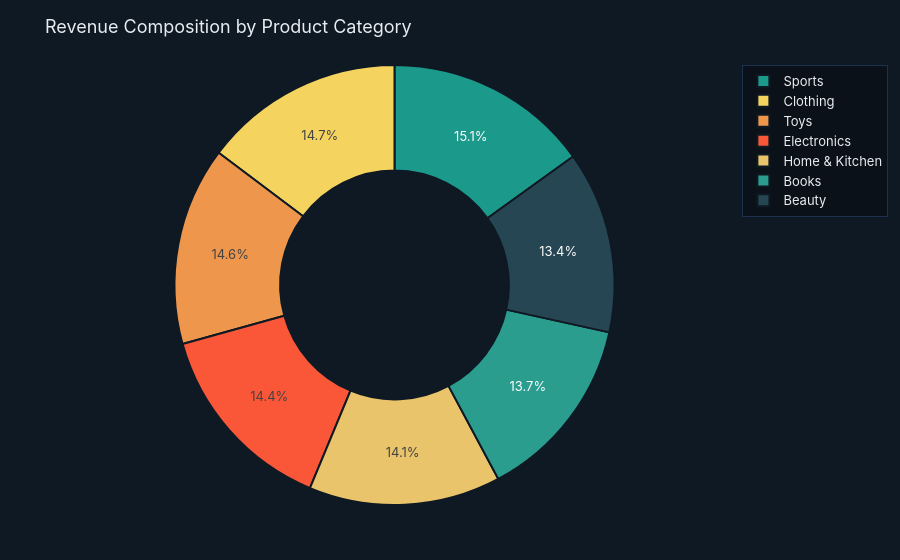
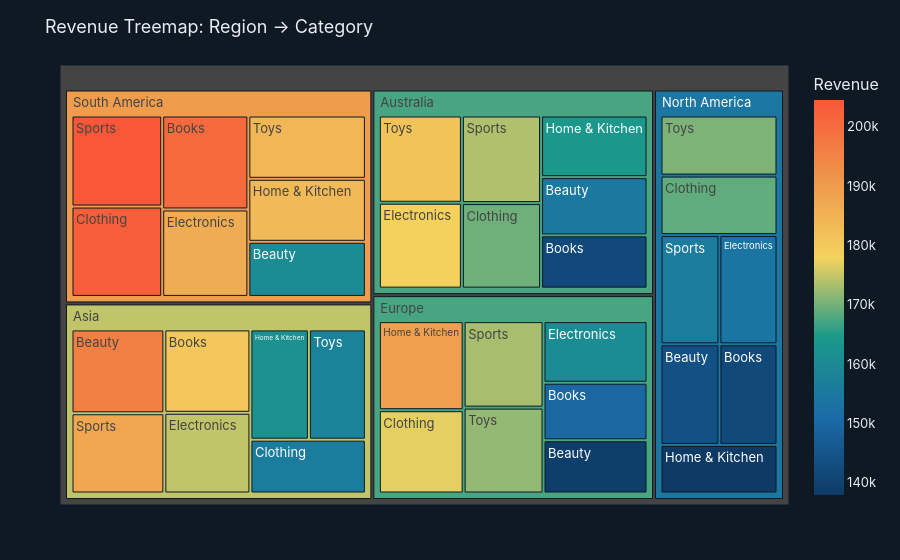
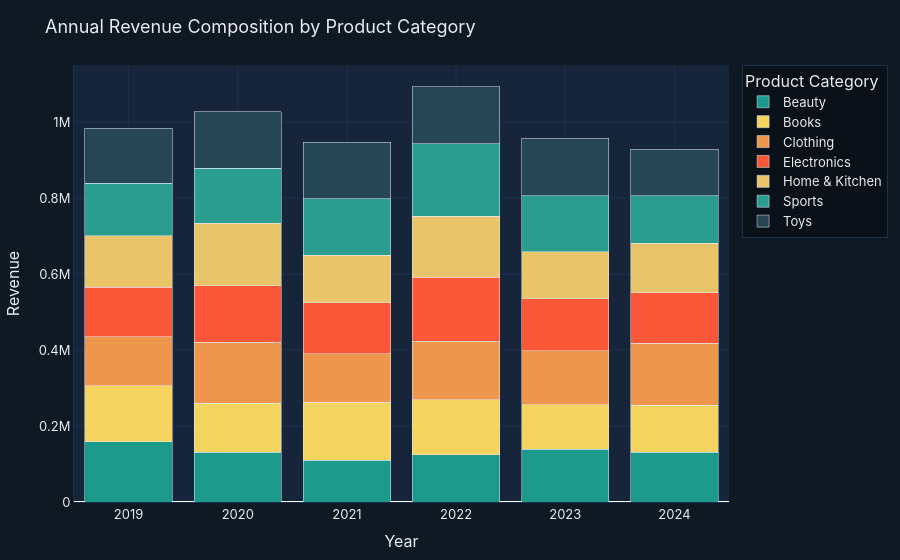

The notebook cell these images were saved under, in order:
### Code cell
# ═══ PAGE 3: DATA COMPOSITION ══════════════════════════════════════════════════
# Donut — Revenue by Category
cat_rev = df.groupby("Product Category")["Revenue"].sum().reset_index().sort_values("Revenue", ascending=False)
fig = go.Figure(go.Pie(labels=cat_rev["Product Category"], values=cat_rev["Revenue"],
                        hole=0.52, marker=dict(colors=CAT_COLORS[:len(cat_rev)],
                        line=dict(color=PALETTE["bg"], width=2))))
L(fig, "Revenue Composition by Product Category")
fig.show()

# Treemap — Region → Category
region_cat = df.groupby(["Region","Product Category"])["Revenue"].sum().reset_index()
fig2 = px.treemap(region_cat, path=["Region","Product Category"],
                   values="Revenue", color="Revenue", color_continuous_scale=SEQ_COLORS,
                   title="Revenue Treemap: Region → Category")
L(fig2, "Revenue Treemap: Region → Category")
fig2.show()

# Stacked Bar — Annual Revenue by Category
yr_cat = df.groupby(["Year","Product Category"])["Revenue"].sum().reset_index()
fig3 = px.bar(yr_cat, x="Year", y="Revenue", color="Product Category",
               barmode="stack", color_discrete_sequence=CAT_COLORS)
L(fig3, "Annual Revenue Composition by Product Category")
fig3.show()

### Figure 1 — Plotly figure (JSON) as saved in the notebook; plotly's stock layout.template omitted (floating-point values rounded to 4 significant figures)
{"data": [{"hole": 0.52, "labels": ["Sports", "Clothing", "Toys", "Electronics", "Home & Kitchen", "Books", "Beauty"], "marker": {"colors": ["#1B998B", "#F4D35E", "#EE964B", "#F95738", "#E9C46A", "#2A9D8F", "#264653"], "line": {"color": "#0F1924", "width": 2}}, "type": "pie", "values": [894800.0, 874700.0, 866100.0, 854300.0, 837100.0, 814600.0, 794100.0]}], "layout": {"font": {"color": "#E8EDF2", "family": "Inter, Arial, sans-serif", "size": 13}, "legend": {"bgcolor": "rgba(0,0,0,.3)", "bordercolor": "#1E3050", "borderwidth": 1}, "margin": {"b": 55, "l": 60, "r": 40, "t": 65}, "paper_bgcolor": "#0F1924", "plot_bgcolor": "#16253A", "title": {"text": "Revenue Composition by Product Category"}, "xaxis": {"gridcolor": "#1E3050", "linecolor": "#1E3050"}, "yaxis": {"gridcolor": "#1E3050", "linecolor": "#1E3050"}}}

### Figure 2 — Plotly figure (JSON) as saved in the notebook; plotly's stock layout.template omitted (floating-point values rounded to 4 significant figures)
{"data": [{"branchvalues": "total", "customdata": [[195900.0], [180600.0], [156300.0], [174800.0], [162300.0], [187400.0], [158000.0], [155200.0], [142000.0], [169600.0], [178600.0], [164300.0], [173700.0], [181400.0], [138800.0], [149900.0], [177000.0], [160600.0], [189200.0], [173100.0], [171900.0], [143900.0], [141800.0], [168900.0], [154000.0], [137900.0], [156100.0], [170600.0], [160300.0], [200400.0], [202900.0], [186500.0], [183300.0], [204500.0], [184200.0], [174800.0], [167400.0], [167300.0], [154200.0], [190000.0]], "domain": {"x": [0, 1], "y": [0, 1]}, "hovertemplate": "labels=%{label}<br>Revenue_sum=%{value}<br>parent=%{parent}<br>id=%{id}<br>Revenue=%{color}<extra></extra>", "ids": ["Asia/Beauty", "Asia/Books", "Asia/Clothing", "Asia/Electronics", "Asia/Home & Kitchen", "Asia/Sports", "Asia/Toys", "Australia/Beauty", "Australia/Books", "Australia/Clothing", "Australia/Electronics", "Australia/Home & Kitchen", "Australia/Sports", "Australia/Toys", "Europe/Beauty", "Europe/Books", "Europe/Clothing", "Europe/Electronics", "Europe/Home & Kitchen", "Europe/Sports", "Europe/Toys", "North America/Beauty", "North America/Books", "North America/Clothing", "North America/Electronics", "North America/Home & Kitchen", "North America/Sports", "North America/Toys", "South America/Beauty", "South America/Books", "South America/Clothing", "South America/Electronics", "South America/Home & Kitchen", "South America/Sports", "South America/Toys", "Asia", "Australia", "Europe", "North America", "South America"], "labels": ["Beauty", "Books", "Clothing", "Electronics", "Home & Kitchen", "Sports", "Toys", "Beauty", "Books", "Clothing", "Electronics", "Home & Kitchen", "Sports", "Toys", "Beauty", "Books", "Clothing", "Electronics", "Home & Kitchen", "Sports", "Toys", "Beauty", "Books", "Clothing", "Electronics", "Home & Kitchen", "Sports", "Toys", "Beauty", "Books", "Clothing", "Electronics", "Home & Kitchen", "Sports", "Toys", "Asia", "Australia", "Europe", "North America", "South America"], "marker": {"coloraxis": "coloraxis", "colors": [195900.0, 180600.0, 156300.0, 174800.0, 162300.0, 187400.0, 158000.0, 155200.0, 142000.0, 169600.0, 178600.0, 164300.0, 173700.0, 181400.0, 138800.0, 149900.0, 177000.0, 160600.0, 189200.0, 173100.0, 171900.0, 143900.0, 141800.0, 168900.0, 154000.0, 137900.0, 156100.0, 170600.0, 160300.0, 200400.0, 202900.0, 186500.0, 183300.0, 204500.0, 184200.0, 174800.0, 167400.0, 167300.0, 154200.0, 190000.0]}, "name": "", "parents": ["Asia", "Asia", "Asia", "Asia", "Asia", "Asia", "Asia", "Australia", "Australia", "Australia", "Australia", "Australia", "Australia", "Australia", "Europe", "Europe", "Europe", "Europe", "Europe", "Europe", "Europe", "North America", "North America", "North America", "North America", "North America", "North America", "North America", "South America", "South America", "South America", "South America", "South America", "South America", "South America", "", "", "", "", ""], "type": "treemap", "values": [195900.0, 180600.0, 156300.0, 174800.0, 162300.0, 187400.0, 158000.0, 155200.0, 142000.0, 169600.0, 178600.0, 164300.0, 173700.0, 181400.0, 138800.0, 149900.0, 177000.0, 160600.0, 189200.0, 173100.0, 171900.0, 143900.0, 141800.0, 168900.0, 154000.0, 137900.0, 156100.0, 170600.0, 160300.0, 200400.0, 202900.0, 186500.0, 183300.0, 204500.0, 184200.0, 1215000.0, 1165000.0, 1160000.0, 1073000.0, 1322000.0]}], "layout": {"coloraxis": {"colorbar": {"title": {"text": "Revenue"}}, "colorscale": [[0, "#0D3B66"], [0.2, "#1B6CA8"], [0.4, "#1B998B"], [0.6, "#F4D35E"], [0.8, "#EE964B"], [1, "#F95738"]]}, "font": {"color": "#E8EDF2", "family": "Inter, Arial, sans-serif", "size": 13}, "legend": {"bgcolor": "rgba(0,0,0,.3)", "bordercolor": "#1E3050", "borderwidth": 1, "tracegroupgap": 0}, "margin": {"b": 55, "l": 60, "r": 40, "t": 65}, "paper_bgcolor": "#0F1924", "plot_bgcolor": "#16253A", "title": {"text": "Revenue Treemap: Region → Category"}, "xaxis": {"gridcolor": "#1E3050", "linecolor": "#1E3050"}, "yaxis": {"gridcolor": "#1E3050", "linecolor": "#1E3050"}}}

### Figure 3 — Plotly figure (JSON) as saved in the notebook; plotly's stock layout.template omitted (floating-point values rounded to 4 significant figures)
{"data": [{"hovertemplate": "Product Category=Beauty<br>Year=%{x}<br>Revenue=%{y}<extra></extra>", "legendgroup": "Beauty", "marker": {"color": "#1B998B", "pattern": {"shape": ""}}, "name": "Beauty", "orientation": "v", "showlegend": true, "textposition": "auto", "type": "bar", "x": [2019, 2020, 2021, 2022, 2023, 2024], "xaxis": "x", "y": [158700.0, 131200.0, 109600.0, 124300.0, 139000.0, 131300.0], "yaxis": "y"}, {"hovertemplate": "Product Category=Books<br>Year=%{x}<br>Revenue=%{y}<extra></extra>", "legendgroup": "Books", "marker": {"color": "#F4D35E", "pattern": {"shape": ""}}, "name": "Books", "orientation": "v", "showlegend": true, "textposition": "auto", "type": "bar", "x": [2019, 2020, 2021, 2022, 2023, 2024], "xaxis": "x", "y": [147700.0, 129000.0, 152900.0, 145100.0, 117000.0, 122900.0], "yaxis": "y"}, {"hovertemplate": "Product Category=Clothing<br>Year=%{x}<br>Revenue=%{y}<extra></extra>", "legendgroup": "Clothing", "marker": {"color": "#EE964B", "pattern": {"shape": ""}}, "name": "Clothing", "orientation": "v", "showlegend": true, "textposition": "auto", "type": "bar", "x": [2019, 2020, 2021, 2022, 2023, 2024], "xaxis": "x", "y": [128000.0, 160600.0, 127500.0, 153400.0, 141900.0, 163300.0], "yaxis": "y"}, {"hovertemplate": "Product Category=Electronics<br>Year=%{x}<br>Revenue=%{y}<extra></extra>", "legendgroup": "Electronics", "marker": {"color": "#F95738", "pattern": {"shape": ""}}, "name": "Electronics", "orientation": "v", "showlegend": true, "textposition": "auto", "type": "bar", "x": [2019, 2020, 2021, 2022, 2023, 2024], "xaxis": "x", "y": [131100.0, 148700.0, 134400.0, 168800.0, 137700.0, 133700.0], "yaxis": "y"}, {"hovertemplate": "Product Category=Home & Kitchen<br>Year=%{x}<br>Revenue=%{y}<extra></extra>", "legendgroup": "Home & Kitchen", "marker": {"color": "#E9C46A", "pattern": {"shape": ""}}, "name": "Home & Kitchen", "orientation": "v", "showlegend": true, "textposition": "auto", "type": "bar", "x": [2019, 2020, 2021, 2022, 2023, 2024], "xaxis": "x", "y": [134900.0, 164300.0, 125000.0, 160100.0, 123600.0, 129200.0], "yaxis": "y"}, {"hovertemplate": "Product Category=Sports<br>Year=%{x}<br>Revenue=%{y}<extra></extra>", "legendgroup": "Sports", "marker": {"color": "#2A9D8F", "pattern": {"shape": ""}}, "name": "Sports", "orientation": "v", "showlegend": true, "textposition": "auto", "type": "bar", "x": [2019, 2020, 2021, 2022, 2023, 2024], "xaxis": "x", "y": [138100.0, 144100.0, 148600.0, 191400.0, 147000.0, 125600.0], "yaxis": "y"}, {"hovertemplate": "Product Category=Toys<br>Year=%{x}<br>Revenue=%{y}<extra></extra>", "legendgroup": "Toys", "marker": {"color": "#264653", "pattern": {"shape": ""}}, "name": "Toys", "orientation": "v", "showlegend": true, "textposition": "auto", "type": "bar", "x": [2019, 2020, 2021, 2022, 2023, 2024], "xaxis": "x", "y": [145200.0, 149500.0, 149000.0, 149400.0, 151000.0, 122000.0], "yaxis": "y"}], "layout": {"barmode": "stack", "font": {"color": "#E8EDF2", "family": "Inter, Arial, sans-serif", "size": 13}, "legend": {"bgcolor": "rgba(0,0,0,.3)", "bordercolor": "#1E3050", "borderwidth": 1, "title": {"text": "Product Category"}, "tracegroupgap": 0}, "margin": {"b": 55, "l": 60, "r": 40, "t": 65}, "paper_bgcolor": "#0F1924", "plot_bgcolor": "#16253A", "title": {"text": "Annual Revenue Composition by Product Category"}, "xaxis": {"anchor": "y", "domain": [0, 1], "gridcolor": "#1E3050", "linecolor": "#1E3050", "title": {"text": "Year"}}, "yaxis": {"anchor": "x", "domain": [0, 1], "gridcolor": "#1E3050", "linecolor": "#1E3050", "title": {"text": "Revenue"}}}}
